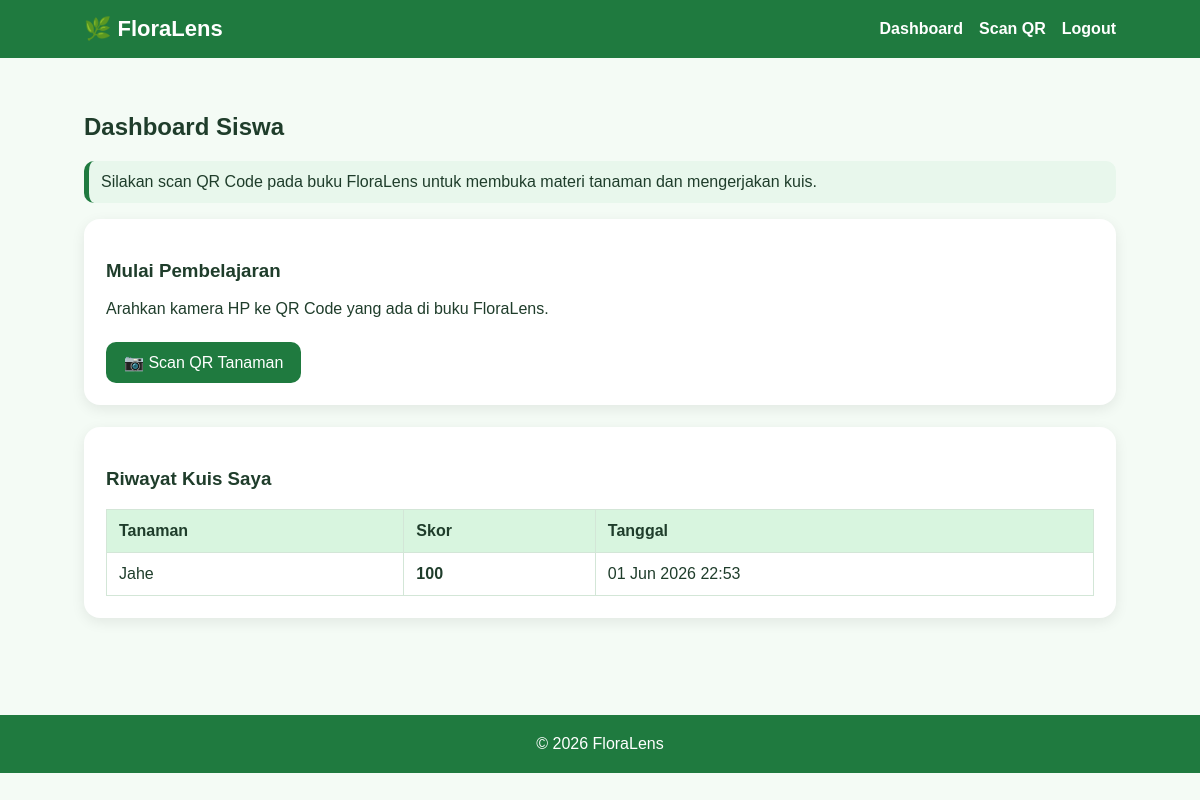
The app's page /siswa/ (signed in) with its own data.
### core/models.py (models this page shows, shortened)
class Score(models.Model):
    user=models.ForeignKey(User,on_delete=models.CASCADE)
    plant=models.ForeignKey(Plant,on_delete=models.CASCADE)
    score=models.IntegerField()
    created_at=models.DateTimeField(auto_now_add=True)
    class Meta: ordering=['-created_at']

class Plant(models.Model):
    code=models.SlugField(max_length=100,unique=True,blank=True)
    name=models.CharField(max_length=100)
    scientific_name=models.CharField(max_length=150)
    family=models.CharField(max_length=100)
    habitat=models.TextField()
    characteristics=models.TextField()
    benefits=models.TextField()
    photo=models.ImageField(upload_to='plants/',blank=True,null=True)
    created_at=models.DateTimeField(auto_now_add=True)

### core/views.py (the view)
# urls.py: path('siswa/', views.student_dashboard, name='student_dashboard'),
@role_required('siswa')
def student_dashboard(request):
    return render(request,'core/student_dashboard.html',{'scores':Score.objects.filter(user=request.user).select_related('plant')})

### core/templates/core/student_dashboard.html
{% extends 'core/base.html' %}
{% block content %}
<main class="container">
    <h2>Dashboard Siswa</h2>
    <div class="alert">
        Silakan scan QR Code pada buku FloraLens untuk membuka materi tanaman dan mengerjakan kuis.
    </div>
    <section class="card">
        <h3>Mulai Pembelajaran</h3>
        <p>Arahkan kamera HP ke QR Code yang ada di buku FloraLens.</p>
        <a class="btn" href="{% url 'scan_qr' %}">📷 Scan QR Tanaman</a>
    </section>
    <section class="card">
        <h3>Riwayat Kuis Saya</h3>
        <table>
            <thead>
                <tr>
                    <th>Tanaman</th>
                    <th>Skor</th>
                    <th>Tanggal</th>
                </tr>
            </thead>
            <tbody>
                {% for score in scores %}
                    <tr>
                        <td>{{ score.plant.name }}</td>
                        <td><strong>{{ score.score }}</strong></td>
                        <td>{{ score.created_at|date:'d M Y H:i' }}</td>
                    </tr>
                {% empty %}
                    <tr>
                        <td colspan="3" style="text-align: center;">Belum ada nilai kuis.</td>
                    </tr>
                {% endfor %}
            </tbody>
        </table>
    </section>
</main>
{% endblock %}

### core/static/core/style.css (style rules this page uses)
* { box-sizing:border-box; }
body { margin:0; font-family:Arial,sans-serif; background:#f4fbf5; color:#1f3d2b; }
.container { padding:35px 7%; }
.card { background:white; padding:22px; border-radius:16px; box-shadow:0 4px 14px rgba(0,0,0,.08); margin-bottom:22px; }
.btn { display:inline-block; background:#1f7a3f; color:#fff; border:none; padding:11px 18px; border-radius:10px; text-decoration:none; cursor:pointer; margin-top:8px; }
table { width:100%; border-collapse:collapse; background:white; }
th, td { padding:12px; border:1px solid #d3e6d7; text-align:left; vertical-align:top; }
th { background:#d8f5df; }
.alert { padding:12px; border-radius:10px; background:#e8f7ec; border-left:5px solid #1f7a3f; margin-bottom:16px; }

### records on screen
Score: plant.name "Jahe", score "100", created_at "01 Jun 2026 22:53"
